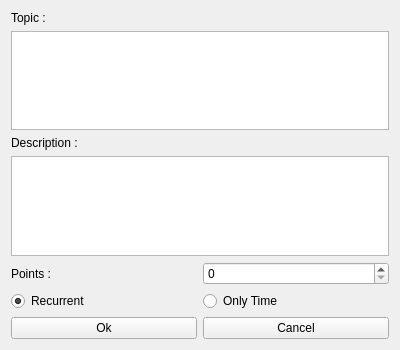
<?xml version="1.0" encoding="UTF-8"?>
<ui version="4.0">
 <class>Form</class>
 <widget class="QWidget" name="Form">
  <property name="geometry">
   <rect>
    <x>0</x>
    <y>0</y>
    <width>400</width>
    <height>350</height>
   </rect>
  </property>
  <property name="minimumSize">
   <size>
    <width>400</width>
    <height>350</height>
   </size>
  </property>
  <property name="maximumSize">
   <size>
    <width>400</width>
    <height>350</height>
   </size>
  </property>
  <property name="windowTitle">
   <string>Goals</string>
  </property>
  <layout class="QVBoxLayout" name="verticalLayout">
   <item>
    <widget class="QLabel" name="label">
     <property name="text">
      <string>Topic :</string>
     </property>
    </widget>
   </item>
   <item>
    <widget class="QTextEdit" name="T_Topic">
     <property name="sizePolicy">
      <sizepolicy hsizetype="Expanding" vsizetype="Expanding">
       <horstretch>0</horstretch>
       <verstretch>0</verstretch>
      </sizepolicy>
     </property>
    </widget>
   </item>
   <item>
    <widget class="QLabel" name="label_2">
     <property name="text">
      <string>Description :</string>
     </property>
    </widget>
   </item>
   <item>
    <widget class="QTextEdit" name="T_Description">
     <property name="sizePolicy">
      <sizepolicy hsizetype="Expanding" vsizetype="Expanding">
       <horstretch>0</horstretch>
       <verstretch>0</verstretch>
      </sizepolicy>
     </property>
    </widget>
   </item>
   <item>
    <layout class="QHBoxLayout" name="horizontalLayout_3">
     <item>
      <widget class="QLabel" name="label_3">
       <property name="text">
        <string>Points :</string>
       </property>
      </widget>
     </item>
     <item>
      <widget class="QSpinBox" name="SB_Points">
       <property name="maximum">
        <number>10000</number>
       </property>
      </widget>
     </item>
    </layout>
   </item>
   <item>
    <layout class="QHBoxLayout" name="horizontalLayout_2">
     <item>
      <widget class="QRadioButton" name="RB_Recurrent">
       <property name="text">
        <string>Recurrent</string>
       </property>
       <property name="checked">
        <bool>true</bool>
       </property>
      </widget>
     </item>
     <item>
      <widget class="QRadioButton" name="RB_OnlyTime">
       <property name="text">
        <string>Only Time</string>
       </property>
      </widget>
     </item>
    </layout>
   </item>
   <item>
    <layout class="QHBoxLayout" name="horizontalLayout">
     <item>
      <widget class="QPushButton" name="B_Ok">
       <property name="text">
        <string>Ok</string>
       </property>
      </widget>
     </item>
     <item>
      <widget class="QPushButton" name="B_Cancel">
       <property name="text">
        <string>Cancel</string>
       </property>
      </widget>
     </item>
    </layout>
   </item>
  </layout>
 </widget>
 <resources/>
 <connections/>
</ui>
